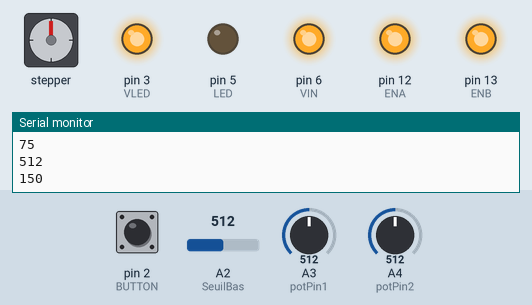
Simulated run of this sketch. Board: Arduino Uno, built with avr-gcc and run on an emulated ATmega328P. Parts: stepper motor, output pins drawn as LEDs (lit = HIGH), the last lines printed to the serial monitor. The inputs (shaded band) are chosen by the test bench; at power-on: pin 2 (BUTTON) LOW, A2 (SeuilBas) = 512, A3 (potPin1) = 512, A4 (potPin2) = 512. Stepper angles assume 200 steps per turn.

Above: at 1.3 s.
1.4 s: pin 2 (BUTTON) pulled HIGH for 0.6 s
At 2.2 s:
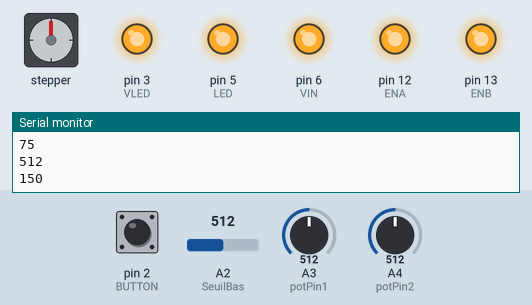
3.5 s: A2 (SeuilBas) set to 789
5.0 s: A2 (SeuilBas) set to 809
At 5.27 s:
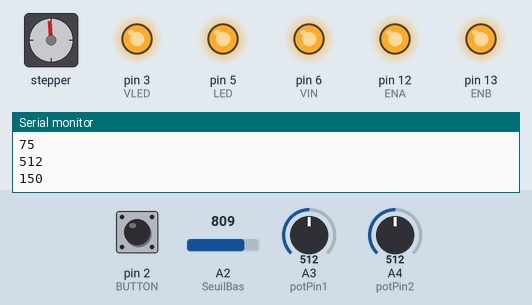
At 6.1 s:
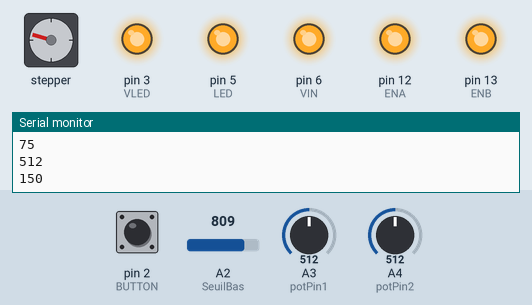
8.1 s: A3 (potPin1) set to 716
11.2 s: A4 (potPin2) set to 0
At 12.5 s:
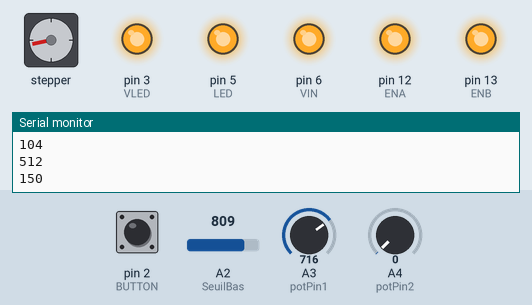
14.3 s: A3 (potPin1) set to 1023
Timing chart, 0 to 18.4 s (numbered marks = the images above; inputs shaded):
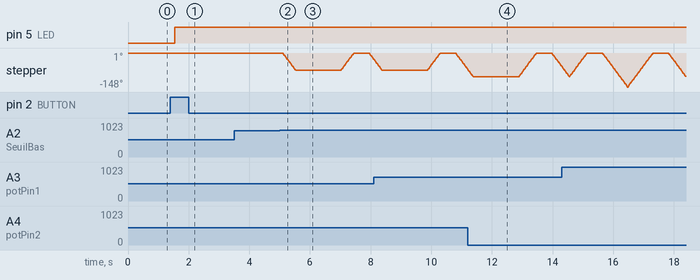

Measured:
- the behaviour switches between 800 and 801 on A2 (SeuilBas) (found by bisection; images 1 and 2)
- after the input at 1.4 s, pin 5 (LED): LOW → HIGH after 0.13 s
- after the input at 5.0 s, stepper: turns 74° counter-clockwise in 0.40 s, then 74° clockwise in 0.40 s, then 26° counter-clockwise in 0.12 s

The sketch:

Programme_ARDUINO_FINAL2.ino
```cpp
#define LED 5 // DEFINIR LE NUMERO DE PIN POUR LA LED
#define VIN 6 // DEFINIR LE NUMERO DE PIN POUR VIN (SERVANT A ALIMENTER LA LED ON/OFF)
#define BUTTON 2 //DEFINIR LA PIN D'ENTREE OU LE BOUTTON EST CONECTE

#include "Stepper.h"// INCLURE LA PROCEDURE STEPPER DANS LE CODE POUR DECLARER LE MOTEUR


int potPin1 = A3;    // SELECTIONNER L'ENTREE A3 comme PIN pour le potentiomètre 1 (ANGLE)
long valPin1 = 0;       // Variable de stockage venant du potentiomètre
int potPin2 = A4;    // SELECTIONNER L'ENTREE A4 comme PIN pour le potentiomètre 2 (TEMPS)
long valPin2 = 0;       // Variable de stockage venant du potentiomètre

int ENA=12; //Connecté sur votre Arduino, Pin 12
int IN1=8; //Connecté sur votre Arduino, Pin 8
int IN2=9; //Connecté sur votre Arduino, Pin 9
int ENB=13; //Connecté sur votre Arduino, Pin 13
int IN3=10; //Connecté sur votre Arduino, Pin 10
int IN4=11; //Connecté sur votre Arduino, Pin 11
int VLED=3; //Connecté sur votre Arduino, Pin 3

int val = 0; // VAL EST UNE VARIABLE UTILISEE POUR STOCKER LA VALEUR RETOURNE PAR LA PIN ON/OFF
int old_val = 0; // OLD_VAL STOCK LA VALEUR PRECEDENTE DE VAL POUR VERIFIER L'ETAT ACTUEL
int state = 0; // 0 = LED OFF ET 1 = LED ON
int var = 0;
int valeur2=0;// valeur2 contient la valeur retourné par le capteur photorésistance
int SeuilBas=A2;// SeuilBas contient également la valeur retourné par le capteur photorésistance

long ANGLE = 0; //VALEUR DE L'ANGLE
long TEMPS = 0; //VALEUR DE L'ANGLE

//pour un moteur de 200 pas par tour et brancher sur les broches 2, 4, 7, 8
Stepper moteur(200, 8,  9, 10, 11);

void setup() {
  // Initialise la communication avec le PC
   Serial.begin(9600);
   pinMode(ENA,OUTPUT); // ENA = SORTIE
   pinMode(ENB,OUTPUT); // ENB = SORTIE
   pinMode(IN1,OUTPUT); // IN1 = SORTIE
   pinMode(IN2,OUTPUT); // IN2 = SORTIE
   pinMode(IN3,OUTPUT); // IN3 = SORTIE
   pinMode(IN4,OUTPUT); // IN4 = SORTIE
   pinMode(LED, OUTPUT); // DIRE à ARDUINO QUE LED EST UNE SORTIE
   pinMode(VIN, OUTPUT); // DIRE à ARDUINO QUE VIN EST UNE SORTIE
   pinMode(BUTTON, INPUT); // DIRE à ARDUINO QUE BUTTON EST UNE SORTIE
   pinMode(VLED,OUTPUT);//METTRE SOUS TENBSION LES LED DE NIVEAU DE RESERVOIR

   moteur.setSpeed(30); //30 tours par minute
   //(rappel : ici le moteur fait 200 pas par tour, on fera donc 6000 pas par minute)

   digitalWrite(VIN, HIGH); // METTRE VIN SOUS TENSION POUR ALIMENTER LA LED ON/OFF
   digitalWrite(ENA,HIGH);// Activer moteur A
   digitalWrite(ENB,HIGH);// Activer moteur B
   digitalWrite(VLED,HIGH);//METTRE SOUS TENBSION LES LED DE NIVEAU DE RESERVOIR
}

void loop(){

  valPin1 = analogRead(potPin1);    // READ LA VALEUR DU POTARD 1 ( VALEUR D'ANGLE}
  ANGLE = (valPin1*150)/1024;
 // ANGLE = valPin1/10;

  Serial.println(valPin1);
  Serial.println(ANGLE);
  valPin2 = analogRead(potPin2);    // READ LA VALEUR DU POTARD 2 ( VALEUR DE TEMPS}
  TEMPS = (valPin2*300)/1024;
  Serial.println(valPin2);
  Serial.println(TEMPS);
  delay(500);


val = digitalRead(BUTTON); // LIRE LA VALEUR D'ENTREE BUTTON ET LA STOCKER DANS VAL

if ((val == HIGH) && (old_val == LOW)) //VERIFIER SI LE CAS DE FIGURE SUIVANT EST VRAI
  {
   state = 1 - state; // SI C'EST VRAI ALORS MISE A 1 DE STATE POUR ALLUMER LED ON/OFF
   delay(10); // PAUSE
  }

old_val = val; // SAUVEGARDER L'ETAT PRECEDENT DE VAL DANS OLD_VAL

if (state == 1)
  {
  digitalWrite(LED, HIGH); // METTRE LED ON/OFF EN ON

  //----LECTURE VALEUR SEUIL BAS (si SB<800 = OBJET sinon PAS OBJET)
  valeur2 = analogRead(SeuilBas); // LECTURE VALEUR CAPTEUR PHOTORESISTANCE
  //Serial.println(valeur2); //RECUPERATION DE LA VALEUR LU DANS LA VARIABLE VALEUR 2
  delay(10);

  if (valeur2 > 800)
      {
          moteur.step(-(ANGLE*200)/360);//choisir le nombre de pas à faire (Moteur à 200 pas)
          var = 0;
          while(var < TEMPS){
            val = digitalRead(BUTTON); // LIRE LA VALEUR D'ENTREE BUTTON ET LA STOCKER DANS VAL
            if ((val == HIGH) && (old_val == LOW))
            {
              state = 1 - state; // SI C'EST VRAI ALORS MISE A 1 DE STATE POUR ALLUMER LED ON/OFF
              delay(10); // PAUSE
            }

            old_val = val; // SAUVEGARDER L'ETAT PRECEDENT DE VAL DANS OLD_VAL
            delay(10);
            var++;
          }
          moteur.step((ANGLE*200)/360);//choisir le nombre de pas à faire (Moteur à 200 pas)(Angle*200)/360
          delay(10);//délai d'attente entre deux mouvements
      }

  }
  else if (state == 0)
  {
     digitalWrite(LED, LOW); // METTRE LED ON/OFF EN OFF
     delay(10);
  }
}
```
